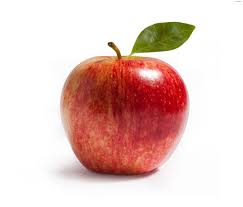
//> input picture test.jpg, 243 x 207 px
$ ./main ../test.jpg ../acker.jpg   (built with g++ and OpenCV 4)
//> lines starting //> are read from the running program, lines starting //| are printed output that depends on the picture
#include <iostream>
#include <opencv2/opencv.hpp>

using namespace cv;
using namespace std;

const int alpha_slider_max = 100;
int alpha_slider;
double alpha;
double beta;

Mat src1;
Mat src2;
Mat dst;

void on_trackbar(int, void*) {
    alpha = (double) alpha_slider / alpha_slider_max;
    beta = (1.0 - alpha);

    addWeighted(src1, alpha, src2, beta, 0.0, dst);
    imshow("Linear Blend", dst);
}

int main(int argc, char** argv) {
    src1 = imread(argv[1], IMREAD_COLOR);
//> src1 is the input picture: 207 rows x 243 cols, CV_8UC3; mean B, G, R 196.7, 202, 230.7
    src2 = imread(argv[2], IMREAD_COLOR);
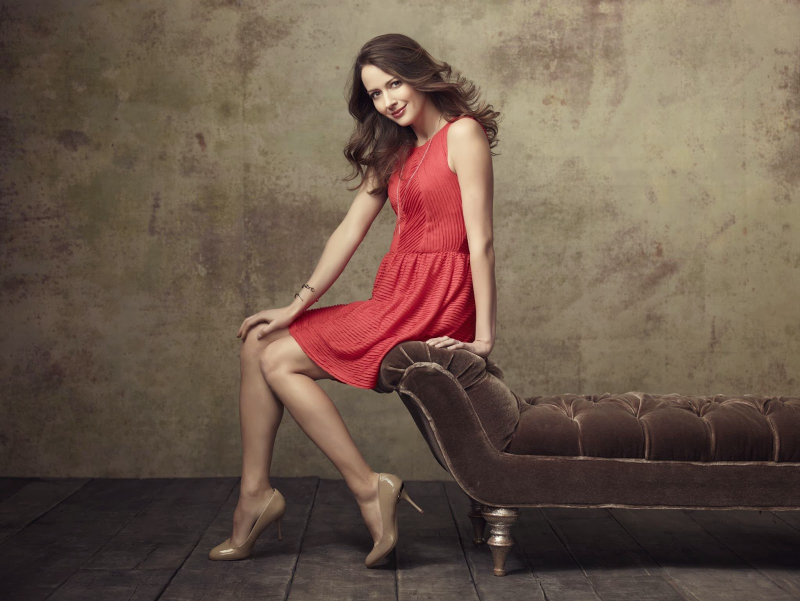
//> input picture acker.jpg, 1600 x 1202 px (shown at 1/2 size)
//> src2 is the input picture: 1202 rows x 1600 cols, CV_8UC3; mean B, G, R 75.9, 89.4, 109.2
    resize(src2, src2, src1.size());
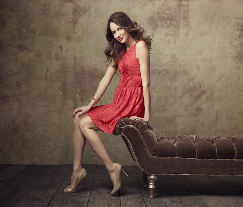
//> src2: 207 rows x 243 cols, CV_8UC3; mean B, G, R 75.8, 89.3, 109.1

    if (src1.empty()) {
        cerr << "src1 is empty." << endl;
        return -1;
    }
    if (src2.empty()) {
        cerr << "src2 is empty." << endl;
        return -1;
    }

    alpha_slider = 0;

    namedWindow("Linear Blend", 1);

    string trackbarName = "Track";
    //sprintf(trackbarName, "Alpha x %d", alpha_slider_max);

    createTrackbar(trackbarName, "Linear Blend", &alpha_slider, alpha_slider_max, on_trackbar);
//> slider 'Track' is set to 33

    on_trackbar(alpha_slider, 0);
//> in on_trackbar, `addWeighted(src1, alpha, src2, beta, 0.0, dst);`:
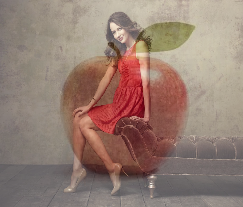
//> dst: 207 rows x 243 cols, CV_8UC3; mean B, G, R 115.7, 126.5, 149.2

    waitKey(0);
    return 0;
}
